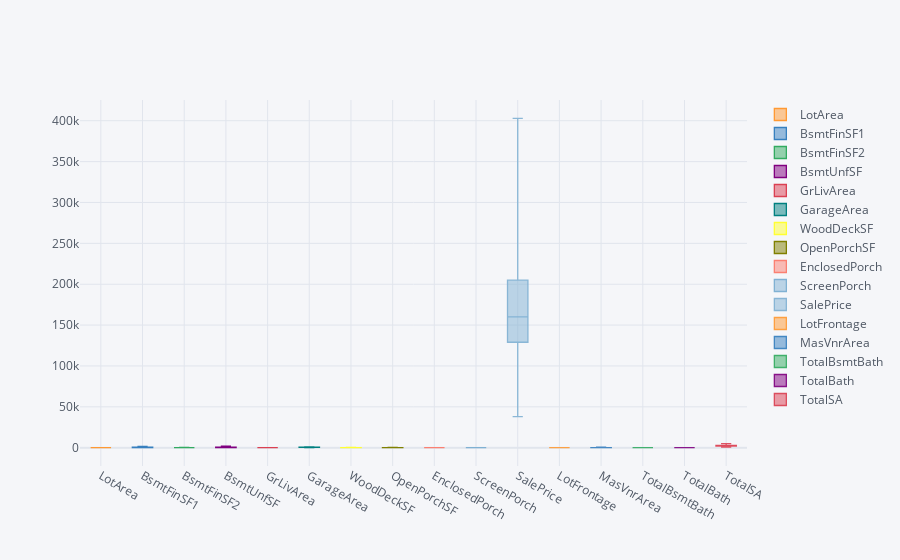

Notebook code for this chart:
### Code cell
data[continuous_features].iplot(kind='box')

### Figure 1 — Plotly figure (JSON) as saved in the notebook; plotly's stock layout.template omitted (floating-point values rounded to 4 significant figures; data arrays with more than 128 entries replaced by an {"elided": "..."} marker saying what was removed)
{"data": [{"boxpoints": false, "line": {"width": 1.3}, "marker": {"color": "rgba(255, 153, 51, 1.0)"}, "name": "LotArea", "orientation": "v", "type": "box", "y": {"elided": "1169 float values"}}, {"boxpoints": false, "line": {"width": 1.3}, "marker": {"color": "rgba(55, 128, 191, 1.0)"}, "name": "BsmtFinSF1", "orientation": "v", "type": "box", "y": {"elided": "1169 int values"}}, {"boxpoints": false, "line": {"width": 1.3}, "marker": {"color": "rgba(50, 171, 96, 1.0)"}, "name": "BsmtFinSF2", "orientation": "v", "type": "box", "y": {"elided": "1169 int values"}}, {"boxpoints": false, "line": {"width": 1.3}, "marker": {"color": "rgba(128, 0, 128, 1.0)"}, "name": "BsmtUnfSF", "orientation": "v", "type": "box", "y": {"elided": "1169 int values"}}, {"boxpoints": false, "line": {"width": 1.3}, "marker": {"color": "rgba(219, 64, 82, 1.0)"}, "name": "GrLivArea", "orientation": "v", "type": "box", "y": {"elided": "1169 float values"}}, {"boxpoints": false, "line": {"width": 1.3}, "marker": {"color": "rgba(0, 128, 128, 1.0)"}, "name": "GarageArea", "orientation": "v", "type": "box", "y": {"elided": "1169 int values"}}, {"boxpoints": false, "line": {"width": 1.3}, "marker": {"color": "rgba(255, 255, 51, 1.0)"}, "name": "WoodDeckSF", "orientation": "v", "type": "box", "y": {"elided": "1169 int values"}}, {"boxpoints": false, "line": {"width": 1.3}, "marker": {"color": "rgba(128, 128, 0, 1.0)"}, "name": "OpenPorchSF", "orientation": "v", "type": "box", "y": {"elided": "1169 int values"}}, {"boxpoints": false, "line": {"width": 1.3}, "marker": {"color": "rgba(251, 128, 114, 1.0)"}, "name": "EnclosedPorch", "orientation": "v", "type": "box", "y": {"elided": "1169 int values"}}, {"boxpoints": false, "line": {"width": 1.3}, "marker": {"color": "rgba(128, 177, 211, 1.0)"}, "name": "ScreenPorch", "orientation": "v", "type": "box", "y": {"elided": "1169 int values"}}, {"boxpoints": false, "line": {"width": 1.3}, "marker": {"color": "rgba(128, 177, 211, 0.8999999999999999)"}, "name": "SalePrice", "orientation": "v", "type": "box", "y": {"elided": "1169 int values"}}, {"boxpoints": false, "line": {"width": 1.3}, "marker": {"color": "rgba(255, 153, 51, 0.8999999999999999)"}, "name": "LotFrontage", "orientation": "v", "type": "box", "y": {"elided": "1169 float values"}}, {"boxpoints": false, "line": {"width": 1.3}, "marker": {"color": "rgba(55, 128, 191, 0.8999999999999999)"}, "name": "MasVnrArea", "orientation": "v", "type": "box", "y": {"elided": "1169 float values"}}, {"boxpoints": false, "line": {"width": 1.3}, "marker": {"color": "rgba(50, 171, 96, 0.8999999999999999)"}, "name": "TotalBsmtBath", "orientation": "v", "type": "box", "y": {"elided": "1169 float values"}}, {"boxpoints": false, "line": {"width": 1.3}, "marker": {"color": "rgba(128, 0, 128, 0.8999999999999999)"}, "name": "TotalBath", "orientation": "v", "type": "box", "y": {"elided": "1169 float values"}}, {"boxpoints": false, "line": {"width": 1.3}, "marker": {"color": "rgba(219, 64, 82, 0.8999999999999999)"}, "name": "TotalSA", "orientation": "v", "type": "box", "y": {"elided": "1169 int values"}}], "layout": {"legend": {"bgcolor": "#F5F6F9", "font": {"color": "#4D5663"}}, "paper_bgcolor": "#F5F6F9", "plot_bgcolor": "#F5F6F9", "title": {"font": {"color": "#4D5663"}}, "xaxis": {"gridcolor": "#E1E5ED", "showgrid": true, "tickfont": {"color": "#4D5663"}, "title": {"font": {"color": "#4D5663"}, "text": ""}, "zerolinecolor": "#E1E5ED"}, "yaxis": {"gridcolor": "#E1E5ED", "showgrid": true, "tickfont": {"color": "#4D5663"}, "title": {"font": {"color": "#4D5663"}, "text": ""}, "zerolinecolor": "#E1E5ED"}}}
